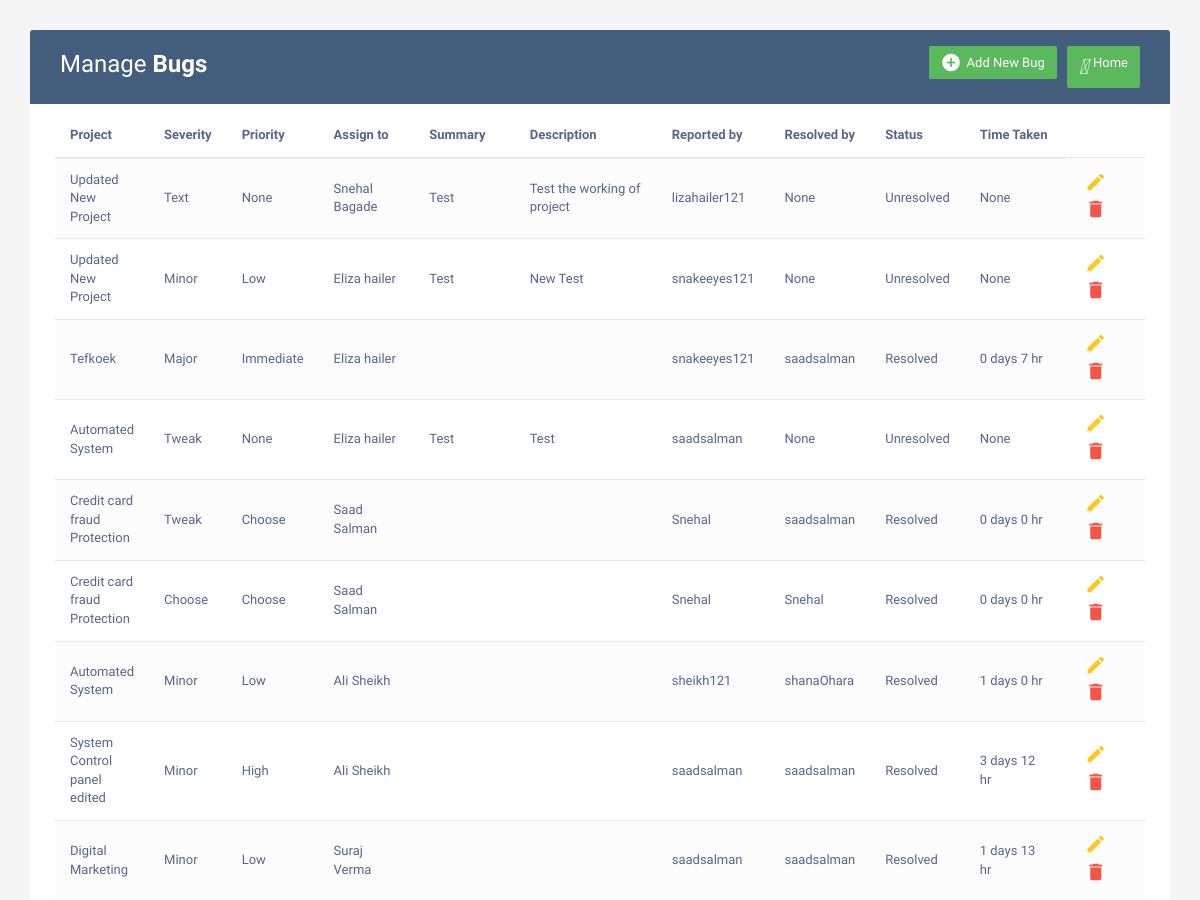
/bugs (signed in, upper part), run on an earlier commit of the app's database.
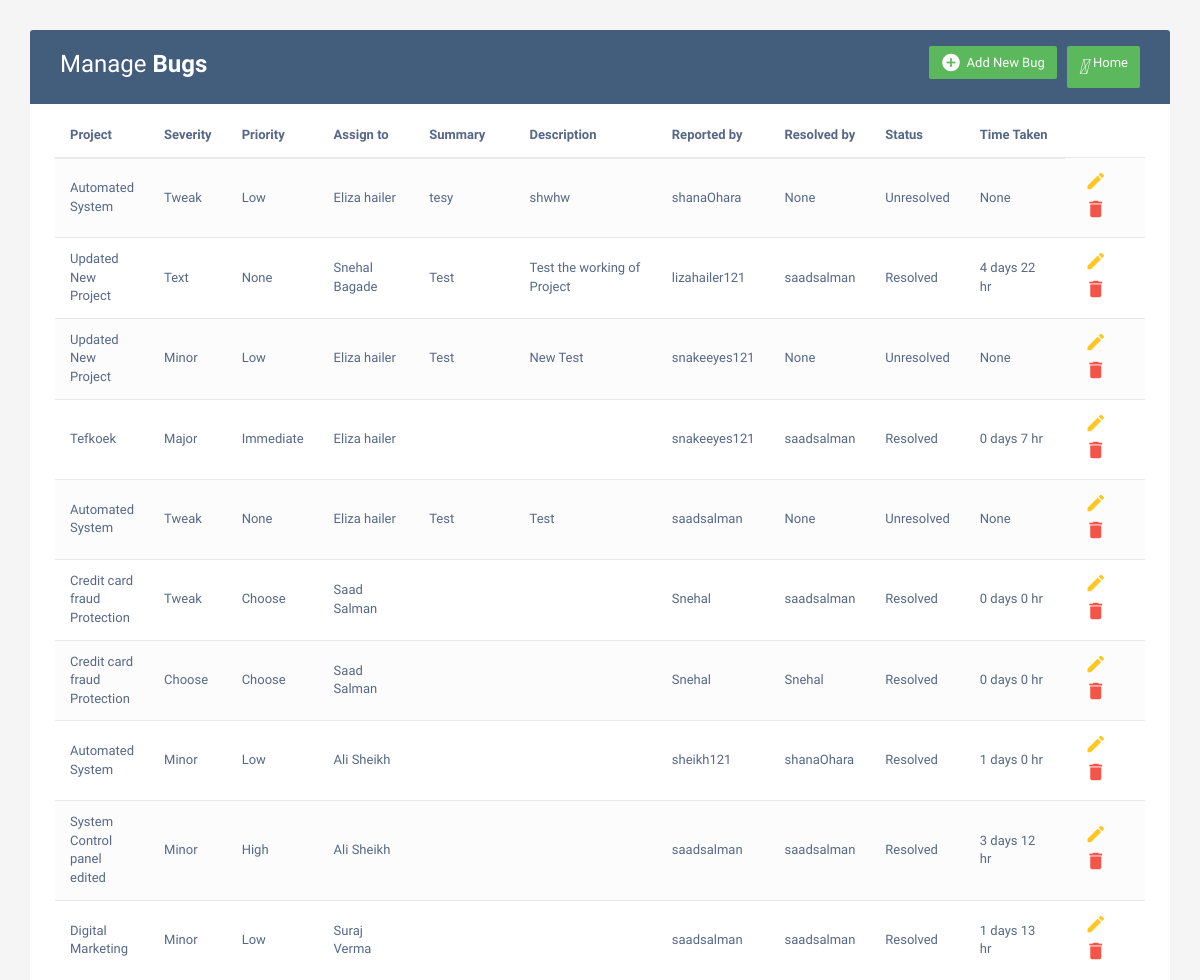
And on a later commit of the database.
### home/models.py (models this page shows, shortened)
class Bug(models.Model):
    project = models.CharField(max_length=122,null=True)
    Severity = models.CharField(max_length=122,null=True)
    Priority = models.CharField(max_length=122,null=True)
    Assign = models.CharField(max_length=122,null=True)
    Summary = models.TextField(null=True)
    Desc = models.TextField(null=True)
    date = models.DateField()
    Image = models.ImageField(upload_to=None, height_field=None, width_field=None, max_length=None)
    status = models.CharField(max_length=50,default='Unresolved')
    created = models.DateTimeField(auto_now_add = True)
    ended = models.DateField(null=True,blank=True)
    timetaken = models.CharField(max_length=50,null=True,blank=True)
    reportedby = models.CharField(max_length=50)
    resolvedby = models.CharField(max_length=100,blank=True,null=True)

### home/views.py (the view)
# urls.py: path('bugs',views.bugs,name='Bugs'),
@login_required
def bugs(request):
    my_data = Bug.objects.all().order_by('created')
    reversed_data = my_data.reverse()  # Reverse the order
    return render(request, 'bugs.html', {'reversed_data': reversed_data})

### templates/bugs.html (shortened to what this page needs)
<!DOCTYPE html>
<html lang="en">
<head>
<link rel="stylesheet" href="https://maxcdn.bootstrapcdn.com/font-awesome/4.7.0/css/font-awesome.min.css">
<link rel="stylesheet" href="https://maxcdn.bootstrapcdn.com/bootstrap/3.3.7/css/bootstrap.min.css">
</head>
<body>
    <div class="container">
        <div class="table-responsive">
            <div class="table-wrapper">
                <div class="table-title">
                    <div class="row">
                        <div class="col-xs-6">
                            <h2>Manage <b>Bugs</b></h2>
                        </div>
                        <div class="col-xs-6">
                            <a href="/staff" class="btn btn-success" data-toggle="modal"><i>&#xE147;</i> <span>Home</span></a>
                            <a href="/addbug" class="btn btn-success" data-toggle="modal"><i class="material-icons">&#xE147;</i> <span>Add New Bug</span></a>
                        </div>
                    </div>
                </div>
                <table class="table table-striped table-hover">
                    <thead>
                        <tr>
                            <th>Project</th>
                            <th>Severity</th>
                            <th>Priority</th>
                            <th>Assign to</th>
                            <th>Summary</th>
                            <th>Description</th>
                            <th>Reported by</th>
                            <th>Resolved by</th>
							<th>Status</th>
							<th>Time Taken</th>
                        </tr>
                    </thead>
                    <tbody>
                        {% for item in reversed_data %}
                        <tr>
                            <td> {{item.project}} </td>
                            <td> {{item.Severity}} </td>
                            <td> {{item.Priority}} </td>
                            <td> {{item.Assign}} </td>
                            <td> {{item.Summary}} </td>
                            <td> {{item.Desc}} </td>
							<td> {{item.reportedby}} </td>
							<td> {{item.resolvedby}} </td>
							<td> {{item.status}} </td>
							<td> {{item.timetaken}} </td>
                            <td>
                                <a href="/editbug/{{item.id}}" class="edit" data-toggle="modal"><i class="material-icons" data-toggle="tooltip" title="Edit">&#xE254;</i></a>
                                <a href="/deletebug/{{item.id}}" onclick="return confirm('Are you sure you want to delete this item?');" class="delete" data-toggle="modal"><i class="material-icons" data-toggle="tooltip" title="Delete">&#xE872;</i></a>
                            </td>
                        </tr>
                        {% endfor %}
                    </tbody>
                </table>
            </div>
        </div>
    </div>
</body>

What changed in the data, as far as the page shows it:
added Bug: project "Automated System", Severity "Tweak", Priority "Low", Assign "Eliza hailer", Summary "tesy", Desc "shwhw", reportedby "shanaOhara", resolvedby "None", status "Unresolved", timetaken "None"
changed Bug "Text": Desc "Test the working of project" → "Test the working of Project"; resolvedby "None" → "saadsalman"; status "Unresolved" → "Resolved"; timetaken "None" → "4 days 22 hr"
